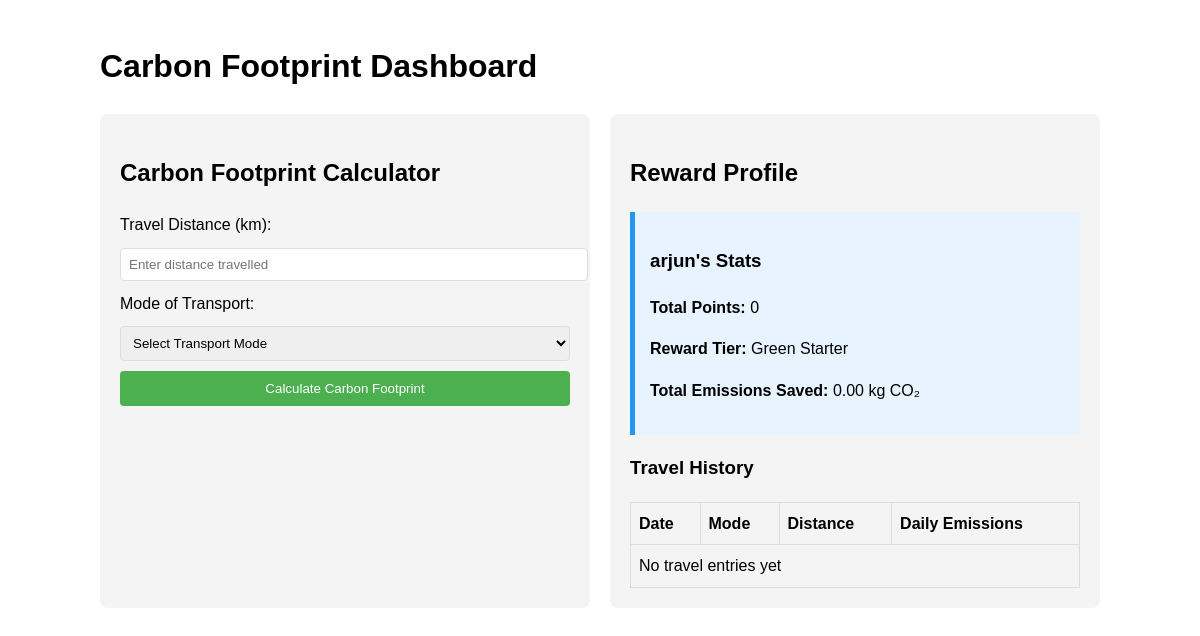
/carbon_footprint/dashboard/ (signed in), run on an earlier commit of the app's database.
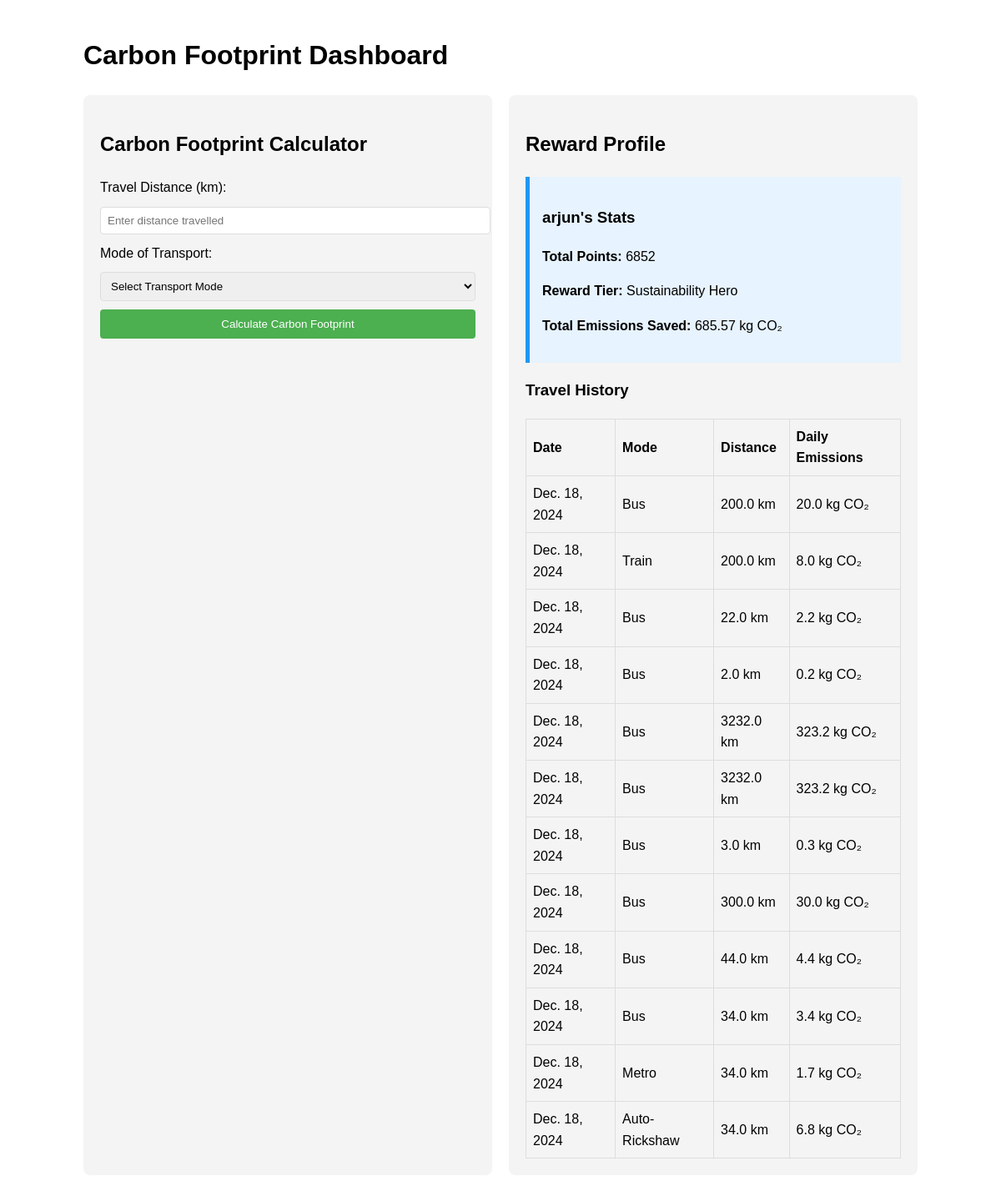
And on a later commit of the database.
### carbon_footprint/models.py (models this page shows)
class UserRewardProfile(models.Model):
    user = models.OneToOneField(User, on_delete=models.CASCADE)
    total_points = models.IntegerField(default=0)
    total_emissions_saved = models.FloatField(default=0)
    def get_reward_tier(self):
        if self.total_points < 100:
            return "Green Starter"
        elif self.total_points < 500:
            return "Eco Warrior"
        elif self.total_points < 1000:
            return "Climate Champion"
        else:
            return "Sustainability Hero"

class CarbonFootprintEntry(models.Model):
    user = models.ForeignKey(User, on_delete=models.CASCADE)
    transport_mode = models.CharField(
        max_length=10,
        choices=TransportMode.choices
    )
    distance = models.FloatField()  # kilometers
    travel_date = models.DateField(auto_now_add=True)
    daily_emissions = models.FloatField(default=0)
    annual_emissions_equivalent = models.FloatField(default=0)

### carbon_footprint/views.py (the view, shortened to what this page needs)
# urls.py: path('dashboard/', views.dashboard, name='dashboard'),
def dashboard(request):
    transport_modes = TransportMode.choices
    reward_profile, created = UserRewardProfile.objects.get_or_create(user=request.user)
    entries = CarbonFootprintEntry.objects.filter(user=request.user).order_by('-travel_date')
    context = {
        'transport_modes': transport_modes,
        'result': None,
        'reward_profile': reward_profile,
        'entries': entries,
    }
    return render(request, 'carbon_footprint/dashboard.html', context)

### carbon_footprint/templates/carbon_footprint/dashboard.html (shortened to what this page needs)
<!DOCTYPE html>
<html lang="en">
<head>
</head>
<body>
    <h1>Carbon Footprint Dashboard</h1>
    <div class="dashboard-container">
        <div class="calculator-section">
            <h2>Carbon Footprint Calculator</h2>
            <form method="post">
                <label for="distance">Travel Distance (km):</label>
                <input type="number" id="distance" name="distance" step="0.1" required
                       placeholder="Enter distance travelled"
                       value="{{ distance|default:'' }}">
                <label for="transport_mode">Mode of Transport:</label>
                <select id="transport_mode" name="transport_mode" required>
                    <option value="">Select Transport Mode</option>
                </select>
                <button type="submit">Calculate Carbon Footprint</button>
            </form>
        </div>
        <div class="profile-section">
            <h2>Reward Profile</h2>
            <div class="rewards-box">
                <h3>{{ request.user.username }}'s Stats</h3>
                <p><strong>Total Points:</strong> {{ reward_profile.total_points }}</p>
                <p><strong>Reward Tier:</strong> {{ reward_profile.get_reward_tier }}</p>
                <p><strong>Total Emissions Saved:</strong> {{ reward_profile.total_emissions_saved|floatformat:2 }} kg CO₂</p>
            </div>
            <h3>Travel History</h3>
            <table>
                <thead>
                    <tr>
                        <th>Date</th>
                        <th>Mode</th>
                        <th>Distance</th>
                        <th>Daily Emissions</th>
                    </tr>
                </thead>
                <tbody>
                    {% for entry in entries %}
                    <tr>
                        <td>{{ entry.travel_date }}</td>
                        <td>{{ entry.get_transport_mode_display }}</td>
                        <td>{{ entry.distance }} km</td>
                        <td>{{ entry.daily_emissions }} kg CO₂</td>
                    </tr>
                    {% empty %}
                    <tr>
                        <td colspan="4">No travel entries yet</td>
                    </tr>
                    {% endfor %}
                </tbody>
            </table>
        </div>
    </div>
</body>
</html>

### carbon_footprint/templates/carbon_footprint/dashboard.html (style rules this page uses)
body { font-family: Arial, sans-serif; max-width: 1000px; margin: 0 auto; padding: 20px; line-height: 1.6; }
.dashboard-container { display: flex; gap: 20px; }
.calculator-section, .profile-section { flex: 1; background-color: #f4f4f4; padding: 20px; border-radius: 8px; }
.result-box, .rewards-box { background-color: #e7f3fe; border-left: 5px solid #2196F3; padding: 15px; margin-top: 20px; }
table { width: 100%; border-collapse: collapse; }
th, td { border: 1px solid #ddd; padding: 8px; text-align: left; }
input, select { width: 100%; padding: 8px; margin: 10px 0; border: 1px solid #ddd; border-radius: 4px; }
button { background-color: #4CAF50; color: white; padding: 10px 15px; border: none; border-radius: 4px; cursor: pointer; width: 100%; }

What changed in the data, as far as the page shows it:
changed UserRewardProfile: total_points "0" → "6852"; get_reward_tier "Green Starter" → "Sustainability Hero"; total_emissions_saved "0.00" → "685.57"
added CarbonFootprintEntry: travel_date "Dec. 18, 2024", transport_mode "Bus", distance "200.0", daily_emissions "20.0"
added CarbonFootprintEntry: travel_date "Dec. 18, 2024", transport_mode "Train", distance "200.0", daily_emissions "8.0"
added CarbonFootprintEntry: travel_date "Dec. 18, 2024", transport_mode "Bus", distance "22.0", daily_emissions "2.2"
added CarbonFootprintEntry: travel_date "Dec. 18, 2024", transport_mode "Bus", distance "2.0", daily_emissions "0.2"
added CarbonFootprintEntry: travel_date "Dec. 18, 2024", transport_mode "Bus", distance "3232.0", daily_emissions "323.2"
added CarbonFootprintEntry: travel_date "Dec. 18, 2024", transport_mode "Bus", distance "3232.0", daily_emissions "323.2"
added CarbonFootprintEntry: travel_date "Dec. 18, 2024", transport_mode "Bus", distance "3.0", daily_emissions "0.3"
added CarbonFootprintEntry: travel_date "Dec. 18, 2024", transport_mode "Bus", distance "300.0", daily_emissions "30.0"
added CarbonFootprintEntry: travel_date "Dec. 18, 2024", transport_mode "Bus", distance "44.0", daily_emissions "4.4"
added CarbonFootprintEntry: travel_date "Dec. 18, 2024", transport_mode "Bus", distance "34.0", daily_emissions "3.4"
added CarbonFootprintEntry: travel_date "Dec. 18, 2024", transport_mode "Metro", distance "34.0", daily_emissions "1.7"
added CarbonFootprintEntry: travel_date "Dec. 18, 2024", transport_mode "Auto-Rickshaw", distance "34.0", daily_emissions "6.8"
Also different on the page:
text no longer shown: "No travel entries yet"
